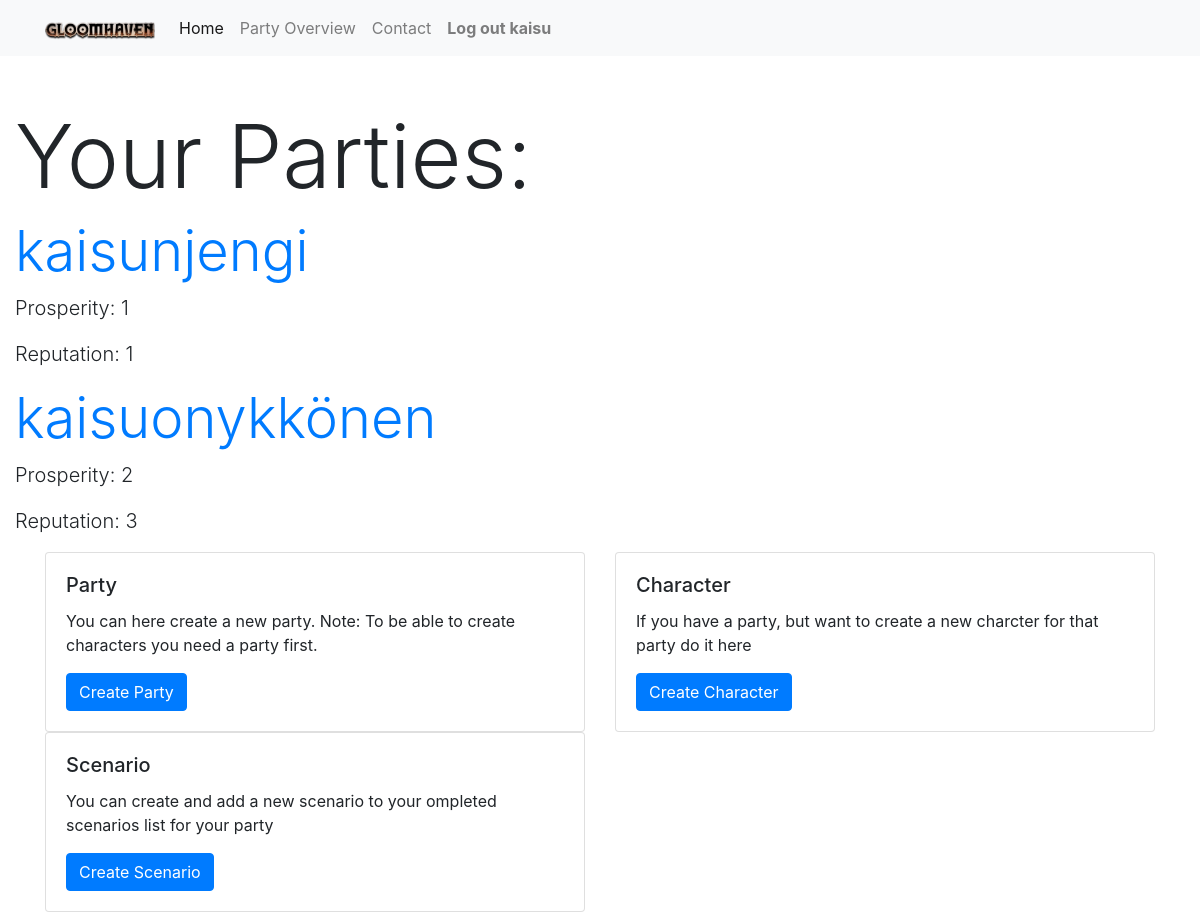
The app's page /core/ (signed in), older data.
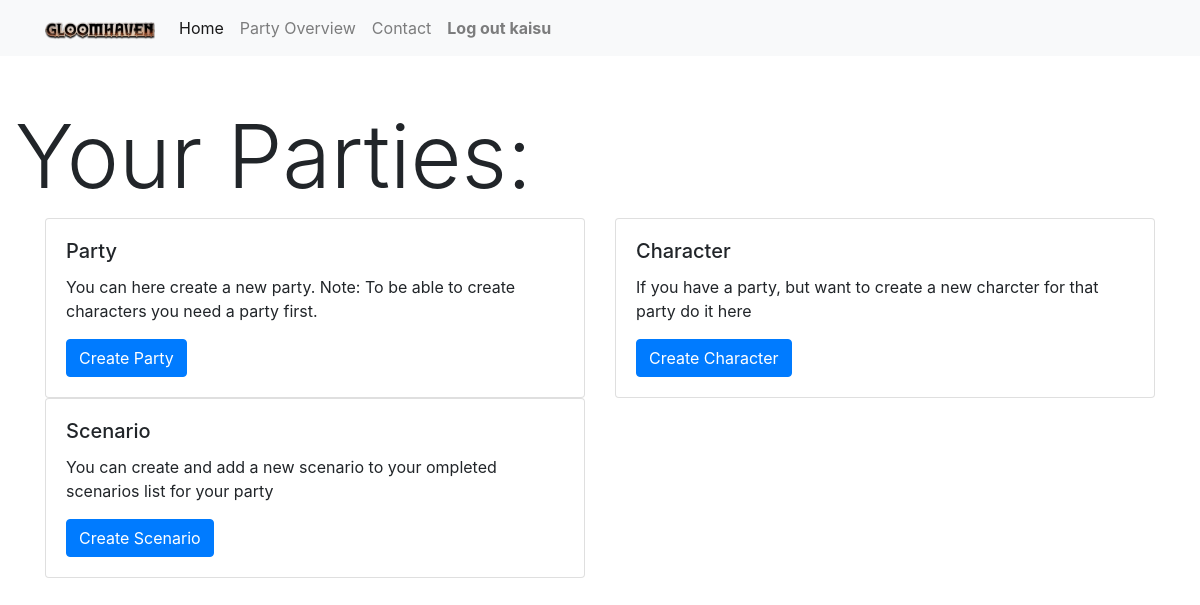
The same page, newer data.
### core/models.py (models this page shows, shortened)
class Party(models.Model):
    name = models.CharField(max_length=50)
    prosperity = models.IntegerField()
    reputation = models.CharField(max_length=50)
    creator = models.ForeignKey(User, on_delete=models.PROTECT)
    completed_scenarios = models.ForeignKey(Scenario, default=None, on_delete=models.DO_NOTHING)

### core/views.py (the view)
# urls.py: path('', views.view_core, name='overview'),
@login_required
def view_core(request):
    user_partys = []
    all_partys = Party.objects.all().order_by('name')
    for party in all_partys:
        if party.creator == request.user:
            user_partys.append(party)
    return render(request, 'core/overview.html', {'user_partys': user_partys})

### core/templates/core/overview.html (shortened to what this page needs)
{% extends "journal/secondary_header.html"%}
{% block content %}
  <h1 class="display-2">Your Parties:</h1>
  <div class="user_partys">
    {% for party in user_partys %}
      <div class="party">
            <h2 class="display-4"><a href="">{{party.name}}</a></h2>
            <p class="lead">Prosperity: {{party.prosperity}}</p>
            <p class="lead">Reputation: {{party.reputation}}</p>
      </div>
     {% endfor %}
     <div class="container">
       <div class="row">
            <div class="col-sm-6">
              <div class="card">
                <div class="card-body">
                  <h5 class="card-title">Party</h5>
                  <p class="card-text">You can here create a new party. Note: To be able to create characters you need a party first.</p>
                  <a href="{% url 'core:createparty' %}" class="btn btn-primary">Create Party</a>
                </div>
              </div>
            </div>
            <div class="col-sm-6">
              <div class="card">
                <div class="card-body">
                  <h5 class="card-title">Character</h5>
                  <p class="card-text">If you have a party, but want to create a new charcter for that party do it here</p>
                  <a href="{% url 'core:createcharacter' %}" class="btn btn-primary">Create Character</a>
                </div>
              </div>
            </div>
            <div class="col-sm-6">
              <div class="card">
                <div class="card-body">
                  <h5 class="card-title">Scenario</h5>
                  <p class="card-text">You can create and add a new scenario to your ompleted scenarios list for your party</p>
                  <a href="{% url 'core:createscenario' %}" class="btn btn-primary">Create Scenario</a>
                </div>
              </div>
            </div>
            </div>
     </div>
{% endblock %}

Row changes from the older to the newer data that the page shows:
removed Party: name "kaisunjengi", prosperity "1", reputation "1"
removed Party: name "kaisuonykkönen", prosperity "2", reputation "3"
